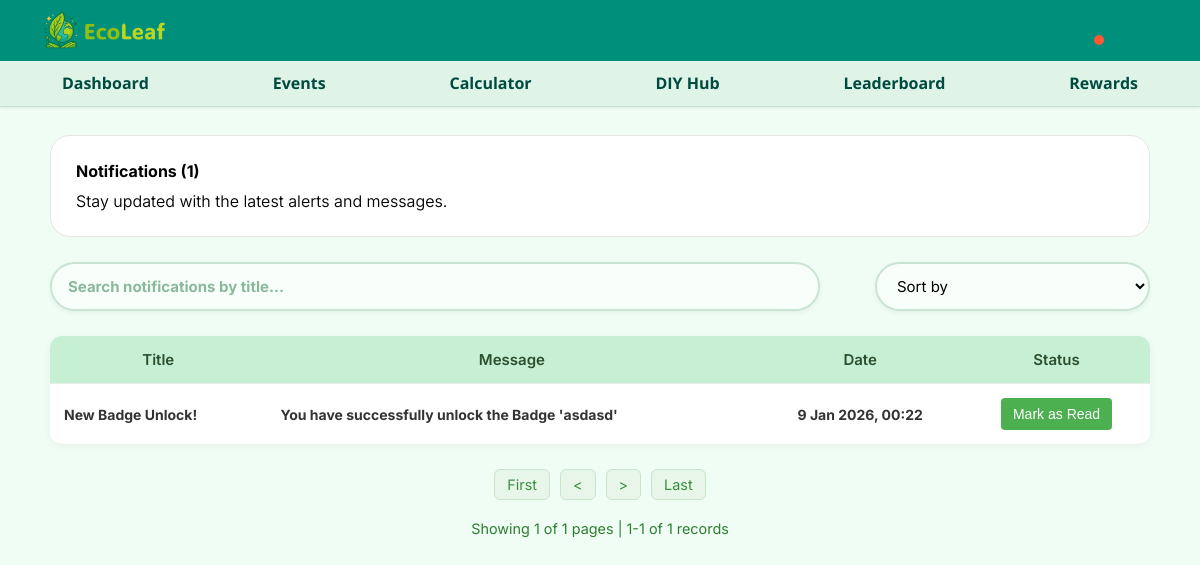
/pages/notification.php (signed in), run on an earlier commit of the app's database.
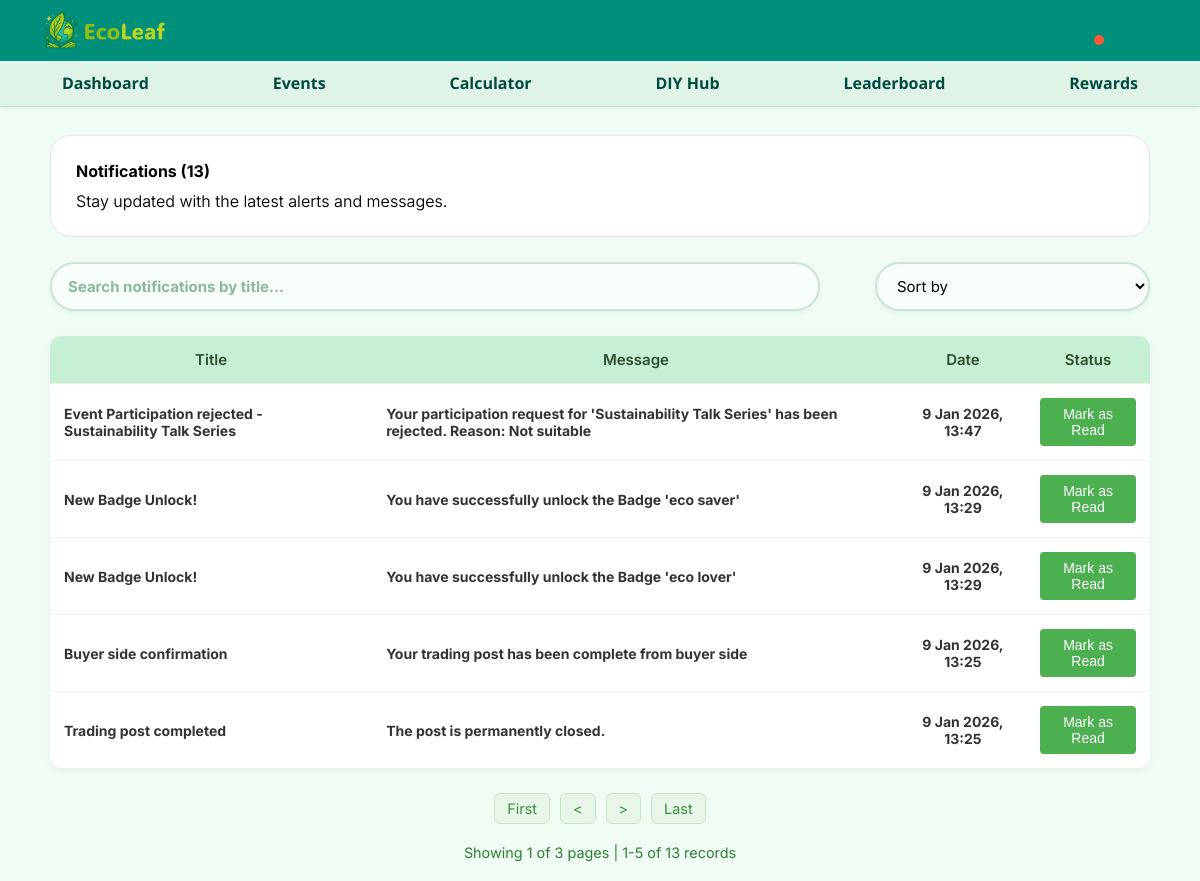
And on a later commit of the database.
### tables this page shows
CREATE TABLE IF NOT EXISTS `notification` (
  `notifyId` int NOT NULL AUTO_INCREMENT,
  `title` varchar(255) NOT NULL,
  `message` text NOT NULL,
  `isRead` tinyint(1) NOT NULL,
  `sendAt` datetime NOT NULL,
  `userId` int NOT NULL,
  PRIMARY KEY (`notifyId`),
  KEY `userId` (`userId`)
);

### pages/notification.php (the view, shortened to what the changed rows need)
<?php
include_once '../topbar.php';
$userId=$_SESSION['user']['userId']??null;
$start=0;
$rows_per_page=5;
$total_row="SELECT count(*) AS total
from notification
WHERE userId = $userId;";
$result_total= $conn->query($total_row);
$row_total=$result_total->fetch_assoc();
$total_rows= $row_total['total'];
$pages=ceil($total_rows/$rows_per_page);
$orderBy="sendAt DESC";
$sql="SELECT *
    FROM notification
    WHERE userId = $userId
    ORDER BY $orderBy
    LIMIT $start,$rows_per_page;";
$sql2="SELECT COUNT(*) AS unreadCount
    FROM notification
    WHERE userId = $userId
    AND isRead = 0;";
$result = mysqli_query($conn, $sql);
$result2=$conn->query($sql2);
$unread = 0;
if ($result && $result2 ->num_rows>0){
    $row2=$result2->fetch_assoc();
    $unread = $row2['unreadCount'];
} else {
    echo "<script>No rows found.</script>";
}
?>
<!DOCTYPE html>
<html lang="en">
<head>
    <link rel="stylesheet" href="/EcoLeaf/assets/css/notificationDesign.css">
</head>
<?php
if(isset($_GET['page-nr'])){
    $id=$_GET['page-nr'];
}else{
    $id=1;
}
?>
<body id="<?php echo $id; ?>">
    <?php include_once '../topbar.php'; ?>
    <div class="body-container">
        <div class="banner-block">
            <div class="banner">
                <div class="description">
                    <div class="subtitle" id="title-bold">Notifications (<?php
                        echo htmlspecialchars($unread);
                        ?>)
                    </div>
                    <div class="subtitle">Stay updated with the latest alerts and messages.</div>
                </div>
            </div>
        </div>
        <div class="search-section">
            <form method="get" id="searchForm">
            </form>
        </div>
        <div class="table-zone">
            <table id="notify">
                <tr class="first">
                    <th>Title</th>
                    <th>Message</th>
                    <th>Date</th>
                    <th>Status</th>
                </tr>
                <?php
                if (!empty($_GET['searching'])){
                    $searchKey=$conn->real_escape_string($_GET['searching']);
                    $query = "SELECT * FROM notification
                    WHERE title LIKE '%$searchKey%'
                    AND userId = $userId
                    ORDER BY $orderBy
                    LIMIT $start,$rows_per_page;
                    ";
                    $result = mysqli_query($conn, $query);
                    if ($result->num_rows == 0) {
                        $search_word = "No results found for <b>" . htmlspecialchars($searchKey) . "</b>.";
                        echo "<tr><td colspan='4' class='no-result' >$search_word</td></tr>";
                    }
                }else{
                    $result=$conn->query($sql);
                }
                ?>
                <?php while ($row=$result->fetch_assoc()): ?>
                <form method="POST">
                    <tr class="content">
                        <td class="left"><?php echo htmlspecialchars($row['title']); ?></td>
                        <td class="left"><?php echo htmlspecialchars($row['message']); ?></td>
                        <td><?php echo date("j M Y, H:i", strtotime($row['sendAt'])); ?></td>
                        <td>
                            <?php
                            if ($row['isRead']==0){
                                    echo '<button type="submit" class="read-btn" name="marking" value="Mark as Read">Mark as Read
                            </button>';
                            } else {
                            echo '<button type="button" class="read-btn read" value="Read" disabled>Read</button>';
                            }
                        ?>
                </form>
                <?php endwhile; ?>
            </table>
        </div>
        <div class="pagination">
            <?php
            $sortTitle=$_GET['sort']??'';
            ?>
            <a href="?page-nr=1&sort=<?php echo $sortTitle;?>">First</a>
            <?php
            if (isset($_GET['page-nr']) && $_GET['page-nr']>1){
            ?>
            <a href="?page-nr=<?php echo $_GET['page-nr']-1 ?>&sort=<?php echo $sortTitle;?>">
                < </a>
                    <?php }else{ ?>
                    <a>
                        < </a>
                            <?php } ?>
                            <?php if(!isset($_GET['page-nr'])){
                                ?>
                            <a href="?page-nr=2">></a>
                            <?php
                        }else{
                            if($_GET['page-nr']>= $pages){
                            ?>
                            <a>
                                > </a>
                            <?php }else{
                          ?>
                            <a href="?page-nr=<?php echo $_GET['page-nr']+1; ?>&sort=<?php echo $sortTitle;?>">></a>
                            <?php }}?>
                            <a href="?page-nr=<?php echo $pages ?>&sort=<?php echo $sortTitle;?>">Last
                            </a>
        </div>
        <div class="page-info">
            <?php
            if (!isset($_GET['page-nr'])){
                $page=1;
            }else{
                $page=$_GET['page-nr'];
            }
            ?>
            Showing <?php echo $page ?> of <?php echo $pages ?> pages |
            <?php echo $start+1 ?>-<?php echo $start+5<$total_rows?$start+5:$total_rows ?>
            of
            <?php echo $total_rows ?> records
        </div>
    </div>
</body>
</html>

What changed in the data, as far as the page shows it:
no longer on this page (row edited): notification: title "New Badge Unlock!", message "You have successfully unlock the Badge 'asdasd'", sendAt "9 Jan 2026, 00:22", isRead "Mark as Read"
added notification: title "Event Participation rejected - Sustainability Talk Series", message "Your participation request for 'Sustainability Talk Series' has been rejected. Reason: Not suitable", sendAt "9 Jan 2026, 13:47", isRead "Mark as Read"
added notification: title "New Badge Unlock!", message "You have successfully unlock the Badge 'eco saver'", sendAt "9 Jan 2026, 13:29", isRead "Mark as Read"
added notification: title "New Badge Unlock!", message "You have successfully unlock the Badge 'eco lover'", sendAt "9 Jan 2026, 13:29", isRead "Mark as Read"
added notification: title "Buyer side confirmation", message "Your trading post has been complete from buyer side", sendAt "9 Jan 2026, 13:25", isRead "Mark as Read"
added notification: title "Trading post completed", message "The post is permanently closed.", sendAt "9 Jan 2026, 13:25", isRead "Mark as Read"
Also different on the page:
$unread: "1" → "13"
$pages: "1" → "3"
$start+5: (not shown) → "5"
$total_rows: "1" → "13"
$total_rows: "1" → (not shown)
